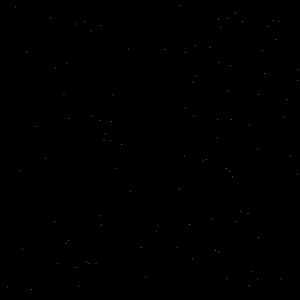
Frame 1 (no input)
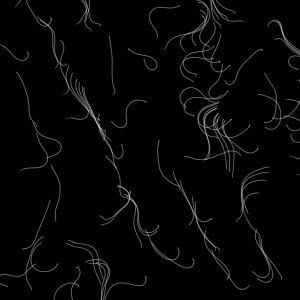
Frame 60 (the mouse pressed at the canvas centre just before this capture)
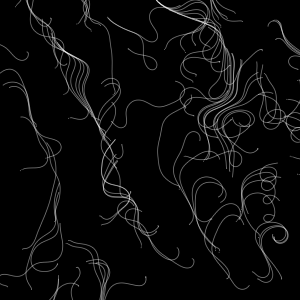
Frame 120 (the mouse held since frame 60 and released just before this capture)

The Processing sketch that drew these frames (run headless with seeded random() and noise(); from frame 60 on, the mouse is pressed at the canvas centre):

// Processing sketch: simplePerlin
// ── simplePerlin.pde
int num = 100;
Particle[] particles = new Particle[num];


void setup()
{
  frameRate(60);
  size(300,300);
  smooth();
  colorMode(RGB,255,255,255,100);
  for (int i=0;i<particles.length;i++)
  {
    particles[i] = new Particle(new PVector(random(0,width),random(0,height)));
  }
  background(0);
}

void draw()
{
  for(int j=0;j<particles.length;j++)
  {
    particles[j].run();
  }
}

void mouseClicked()
{
  setup();
}

// ── Particle.pde
class Particle
{
  PVector loc;
  PVector vel;
  PVector noiseVec;
  
  float noise;
  
  Particle(PVector loc_)
  {
    loc=loc_;
    vel = new PVector(random(-1,5), random(-5,1));
    noiseVec = new PVector();
  }
  
  void run()
  {
    update();
    display();
  }
  
  void update()
  {
    noise = noise(loc.x*0.003, loc.y*0.003, frameCount*0.003);
    noiseVec.x = cos(((noise - 0.3)*TWO_PI)*10);
    noiseVec.y = sin(((noise - 0.3)*TWO_PI)*10);
    
    vel.add(noiseVec);
    vel.div(2);
    loc.add(vel);
  }
  
  void display()
  {
    noStroke();
    fill(255,55);
    ellipse(loc.x,loc.y,1,1);
  }
}
